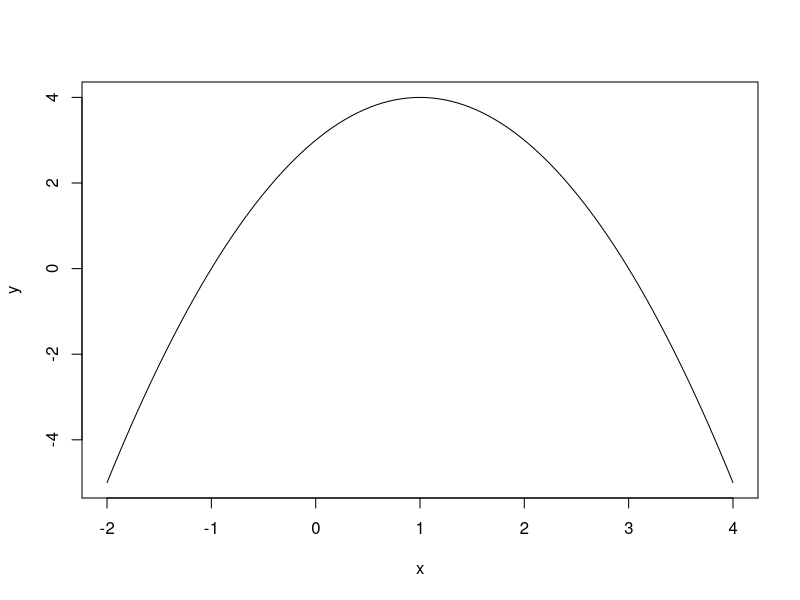

This figure's R source:
# Exercise 1
# Create a function to calculate the circumference of a circle with a known radius using the formula 2πr. In this 
# example the function has only one parameter, namely r. After defining the function, we will call it with a 
# radius equal to 2, i.e., with the argument {2}.

myFunction1 <- function(radius) {
  return(2*pi*radius)
}

myFunction1(2);

# Exercise 2
# Write a function to calculate the following: f(x, y) = (x^(2) + y(2))^(1/2) for 
# x = 1,2, ,10 , y = 1,2, ,10 and x = y
myFunction2 <- function(x, y) {
  return(sqrt(x^(2)+y^(2)));
}

myFunction2(1:10, 1:10);

# Exercise 3
# Write a function to calculate f(x, y) = sqrt(x^(2), y^(2)) and f(x, y) = sqrt(x * y)
# for f(2,4) and f(3,2). Use the list() function to combine the output of the two formulae in the return() function. 
# Assign the function to an object, assess the structure, and call the output for each component of the list.
myFunction3 <- function(x, y) {
  output1 = sqrt(x^(2) + y^(2));
  output2 = sqrt(x * y);
  return(list("Square root of sum of squares" = output1, "Square root of product" = output2));
}

x = myFunction3(2,4);

x$"Square root of sum of squares";
x$"Square root of product";

# Exercise 4
# Consider the following equation: f(x) = -x^(2) + 2*x + 3. Create a function of this equation, use the curve() function 
# to plot the equation for the interval -2<=x<=4, and use the optimize() function to find the global maximum.

myEquation <- function(x) {
  return(-x^(2)+2*x+3);
}

# Plot the graph of f on the interval -2<=x<=4
curve(myEquation, from = -2, to = 4, xlab="x", ylab="y");

# Determine the global maximum of f on the interval -2<=x<=4
optimise(myEquation, lower = -2, upper = 4, maximum = TRUE)

# Determine the global minimum of f on the interval -2<=x<=4
optimize(myEquation, lower = -2, upper = 4, maximum = FALSE)
